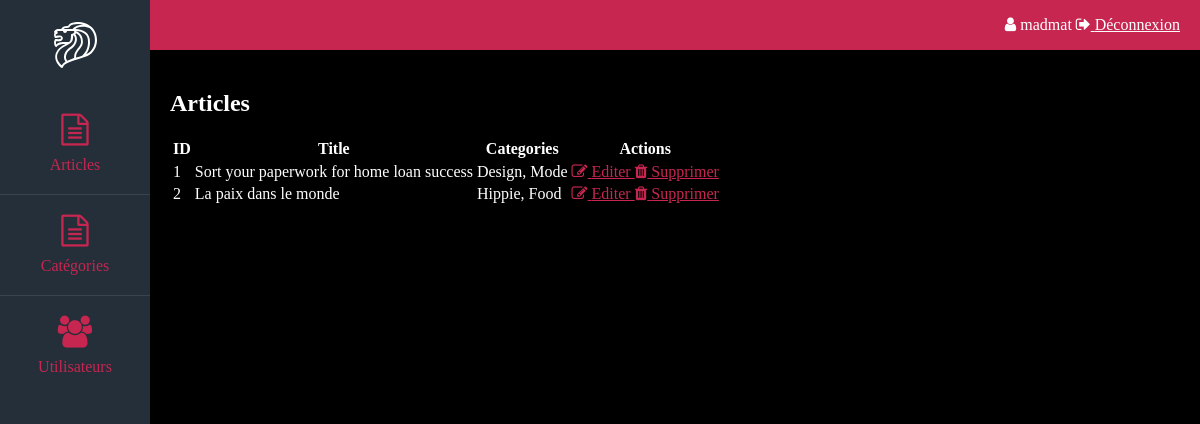
The app's page /admin/posts (signed in) with its own data.
### tables this page shows
CREATE TABLE `posts` (
  `id` int(11) NOT NULL,
  `title` varchar(255) NOT NULL,
  `content` longtext NOT NULL,
  `thumb` text NOT NULL,
  `slug` varchar(255) NOT NULL,
  `date` datetime NOT NULL DEFAULT CURRENT_TIMESTAMP,
  `user` int(11) NOT NULL
);

### index.php (called while the page is built, shortened)
<?php
include('controllers/helpers.php');
include('controllers/sql.php');
include('controllers/route.php');

### views/admin/posts.php (the view, shortened to what this page needs)
<h2>Articles</h2>
<table>
	<thead>
		<tr>
			<th>ID</th>
			<th>Title</th>
			<th>Categories</th>
			<th>Actions</th>
		</tr>
	</thead>
	<tbody>
		<?php
		$posts=get_posts();
		foreach($posts as $post): ?>
			<tr>
				<td><?php echo $post['id']; ?></td>
				<td><?php echo $post['title']; ?></td>
				<td><?php list_post_categories($post['id']); ?></td>
				<td>
					<a class="btn" href="<?php echo get_home_url(); ?>admin/post/edit?id=<?php echo $post['id'] ?>">
						<i class="fa fa-edit"></i>
						Editer
					</a>
					<a class="btn" href="<?php echo get_home_url(); ?>admin/post/delete?id=<?php echo $post['id'] ?>">
						<i class="fa fa-trash"></i>
						Supprimer
					</a>
				</td>
			</tr>
		<?php
		endforeach;
		?>
	</tbody>
</table>

### controllers/sql.php (shortened to what this page needs)
<?php
try{ $db = new PDO('mysql:host=localhost;dbname=huniphp','root', 'root', array( PDO::ATTR_ERRMODE => PDO::ERRMODE_EXCEPTION ) );
} catch (PDOException $e) {
    print "Erreur !: " . $e->getMessage() . "<br/>";
    die();
}
function get_posts($options=array()){
	global $db;
	$reponse = $db->query('SELECT * FROM posts');
	$posts = $reponse->fetchAll( PDO::FETCH_ASSOC );
	return $posts;
}
function get_post_categories($post_id){
	global $db;
	$query = $db->prepare( 'SELECT categories.id, categories.title, categories.slug
							FROM categories
								JOIN posts_categories ON categories.id = posts_categories.id_category
									WHERE posts_categories.id_post = :post_id');
	if ( $reponse = $query->execute( array( ':post_id' => $post_id ) ) ){
		$categories = $query->fetchAll( PDO::FETCH_ASSOC );
	}else{
		$categories=array();
	}
	return $categories;
}
function list_post_categories($post_id){
	$categories=get_post_categories($post_id);
	echo implode(', ', array_map(function ($entry) {
		  return $entry['title'];
	}, $categories));
}

### assets/css/admin.css (style rules this page uses)
html { line-height: 1.15; -ms-text-size-adjust: 100%; -webkit-text-size-adjust: 100%; }
body { margin: 0; }
a { background-color: transparent; -webkit-text-decoration-skip: objects; }
* { box-sizing: border-box; }
body { padding-left: 170px; padding-top: 70px; }
body { background: linear-gradient(to right, black 0%, black 100%); color: #fff; }
html, body { height: 100%; }
a { color: #c62650; }

### records on screen
posts: id "1", title "Sort your paperwork for home loan success", title "Design, Mode"
posts: id "2", title "La paix dans le monde", title "Hippie, Food"

### other values on screen
$_SESSION['username'] "madmat"
$nav_item['name'] "Articles"
$nav_item['name'] "Catégories"
$nav_item['name'] "Utilisateurs"
